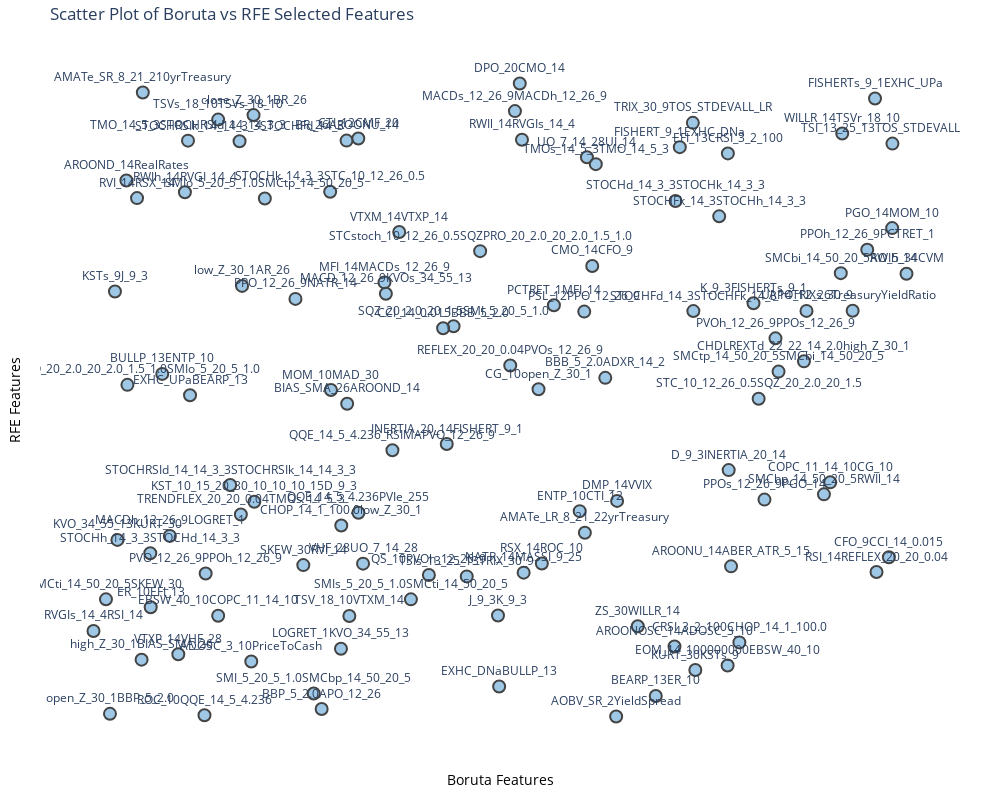

The code cell stored with this chart in its notebook:
### Markdown cell above
###### Feature selection - Wrapper Method: Boruta and Recursive Forward Elimination (RFE)

### Code cell
#instantiate the FeaturesSelection subclass, providing dataframe from above, with the days column transformed 
# as required input parameters, and the testsize as an optional input parameter as well. Default testsize is 0.20.
feat_select = FeaturesSelection(new_ft2, testsize = 0.20) 
feat1 = feat_select.wrapper_boruta(max_iter=150) # Call the wrapper_boruta method within the FeaturesSelection subclass.

### Figure 1 — Plotly figure (JSON) as saved in the notebook; plotly's stock layout.template omitted (floating-point values rounded to 4 significant figures)
{"data": [{"hovertemplate": "Boruta Position=%{x}<br>RFE Position=%{y}<br>Feature=%{text}<extra></extra>", "legendgroup": "", "marker": {"color": "rgba(93, 164, 214, 0.6)", "symbol": "circle", "line": {"width": 2}, "size": 12}, "mode": "markers+text", "name": "", "orientation": "v", "showlegend": false, "text": ["VTXM_14VTXP_14", "RSI_14REFLEX_20_20_0.04", "KURT_30KSTs_9", "AMATe_LR_8_21_22yrTreasury", "EBSW_40_10COPC_11_14_10", "TSVs_18_10TSVs_18_10", "RVI_14RSX_14", "UI_14TRIXs_30_9", "UO_7_14_28UI_14", "STOCHd_14_3_3STOCHk_14_3_3", "SMCti_14_50_20_5SKEW_30", "TSI_13_25_13TOS_STDEVALL_L_2", "SMCtp_14_50_20_5SMCbi_14_50_20_5", "SMIo_5_20_5_1.0SMCtp_14_50_20_5", "STOCHRSIk_14_14_3_3STOCHFd_14_3", "TRENDFLEX_20_20_0.04TMOs_14_5_3", "LOGRET_1KVO_34_55_13", "NATR_14MASSI_9_25", "INERTIA_20_14FISHERT_9_1", "STOCHk_14_3_3STC_10_12_26_0.5", "TMOs_14_5_3TMO_14_5_3", "ROC_10QQE_14_5_4.236", "MOM_10MAD_30", "QQE_14_5_4.236_RSIMAPVO_12_26_9", "TSIs_13_25_13TRIX_30_9", "CRSI_3_2_100CHOP_14_1_100.0", "KST_10_15_20_30_10_10_10_15D_9_3", "MACDs_12_26_9MACDh_12_26_9", "ENTP_10CTI_12", "SQZPRO_20_2.0_20_2.0_1.5_1.0SMIo_5_20_5_1.0", "CMO_14CFO_9", "STOCHRSId_14_14_3_3STOCHRSIk_14_14_3_3", "AMATe_SR_8_21_210yrTreasury", "FISHERTs_9_1EXHC_UPa", "CFO_9CCI_14_0.015", "STC_10_12_26_0.5SQZ_20_2.0_20_1.5", "CHOP_14_1_100.0low_Z_30_1", "MACDh_12_26_9LOGRET_1", "BEARP_13ER_10", "SQZ_20_2.0_20_1.5SMI_5_20_5_1.0", "EXHC_UPaBEARP_13", "EXHC_DNaBULLP_13", "KVO_34_55_13KURT_30", "WILLR_14TSVr_18_10", "SKEW_30RVI_14", "ZS_30WILLR_14", "BIAS_SMA_26AROOND_14", "DPO_20CMO_14", "RSX_14ROC_10", "low_Z_30_1AR_26", "PGO_14MOM_10", "AROONU_14ABER_ATR_5_15", "PPOh_12_26_9PCTRET_1", "COPC_11_14_10CG_10", "PSL_12PPO_12_26_9", "APO_12_26TreasuryYieldRatio", "BULLP_13ENTP_10", "ADOSC_3_10PriceToCash", "AROOND_14RealRates", "QQE_14_5_4.236PVIe_255", "SMIs_5_20_5_1.0SMCti_14_50_20_5", "SMI_5_20_5_1.0SMCbp_14_50_20_5", "PVOh_12_26_9PPOs_12_26_9", "MFI_14MACDs_12_26_9", "BBP_5_2.0APO_12_26", "CG_10open_Z_30_1", "PVO_12_26_9PPOh_12_26_9", "K_9_3FISHERTs_9_1", "ER_10EFI_13", "AO_5_34CVM", "D_9_3INERTIA_20_14", "close_Z_30_1BR_26", "RVGIs_14_4RSI_14", "PPOs_12_26_9PGO_14", "AROONOSC_14ADOSC_3_10", "TRIX_30_9TOS_STDEVALL_LR", "EFI_13CRSI_3_2_100", "STOCHh_14_3_3STOCHd_14_3_3", "MACD_12_26_9KVOs_34_55_13", "RWIh_14RVGI_14_4", "CHDLREXTd_22_22_14_2.0high_Z_30_1", "BBB_5_2.0ADXR_14_2", "VHF_28UO_7_14_28", "high_Z_30_1BIAS_SMA_26", "BR_26AROONU_14", "CTI_12CMF_20", "STOCHFd_14_3STOCHFk_14_3", "DMP_14VVIX", "SMCbp_14_50_20_5RWIl_14", "STCstoch_10_12_26_0.5SQZPRO_20_2.0_20_2.0_1.5_1.0", "TMO_14_5_3STOCHRSId_14_14_3_3", "FISHERT_9_1EXHC_DNa", "STOCHFk_14_3STOCHh_14_3_3", "PCTRET_1MFI_14", "EOM_14_100000000EBSW_40_10", "J_9_3K_9_3", "RWIl_14RVGIs_14_4", "CCI_14_0.015BBB_5_2.0", "open_Z_30_1BBP_5_2.0", "VTXP_14VHF_28", "KSTs_9J_9_3", "AOBV_SR_2YieldSpread", "TSV_18_10VTXM_14", "REFLEX_20_20_0.04PVOs_12_26_9", "SMCbi_14_50_20_5RWIh_14", "PPO_12_26_9NATR_14", "QS_10PVOh_12_26_9"], "x": [3.745, 9.507, 7.32, 5.987, 1.56, 1.56, 0.5808, 8.662, 6.011, 7.081, 0.2058, 9.699, 8.324, 2.123, 1.818, 1.834, 3.042, 5.248, 4.319, 2.912, 6.119, 1.395, 2.921, 3.664, 4.561, 7.852, 1.997, 5.142, 5.924, 0.4645, 6.075, 1.705, 0.6505, 9.489, 9.656, 8.084, 3.046, 0.9767, 6.842, 4.402, 1.22, 4.952, 0.3439, 9.093, 2.588, 6.625, 3.117, 5.201, 5.467, 1.849, 9.696, 7.751, 9.395, 8.948, 5.979, 9.219, 0.8849, 1.96, 0.4523, 3.253, 3.887, 2.713, 8.287, 3.568, 2.809, 5.427, 1.409, 8.022, 0.7455, 9.869, 7.722, 1.987, 0.05522, 8.155, 7.069, 7.29, 7.713, 0.7404, 3.585, 1.159, 8.631, 6.233, 3.309, 0.6356, 3.11, 3.252, 7.296, 6.376, 8.872, 4.722, 1.196, 7.132, 7.608, 5.613, 7.71, 4.938, 5.227, 4.275, 0.2542, 1.079, 0.3143, 6.364, 3.144, 5.086, 9.076, 2.493, 4.104], "xaxis": "x", "y": [7.556, 2.288, 0.7698, 2.898, 1.612, 9.297, 8.081, 6.334, 8.715, 8.037, 1.866, 8.926, 5.393, 8.074, 8.961, 3.18, 1.101, 2.279, 4.271, 8.18, 8.607, 0.06952, 5.107, 4.174, 2.221, 1.199, 3.376, 9.429, 3.232, 5.188, 7.03, 3.636, 9.718, 9.624, 2.518, 4.972, 3.009, 2.848, 0.3689, 6.096, 5.027, 0.5148, 2.786, 9.083, 2.396, 1.449, 4.895, 9.857, 2.421, 6.721, 7.616, 2.376, 7.282, 3.678, 6.323, 6.335, 5.358, 0.9029, 8.353, 3.208, 1.865, 0.4078, 5.909, 6.776, 0.1659, 5.121, 2.265, 6.452, 1.744, 6.909, 3.867, 9.367, 1.375, 3.411, 1.135, 9.247, 8.773, 2.579, 6.6, 8.172, 5.552, 5.297, 2.419, 0.931, 8.972, 9.004, 6.331, 3.39, 3.492, 7.26, 8.971, 8.871, 7.799, 6.42, 0.8414, 1.616, 8.986, 6.064, 0.09197, 1.015, 6.635, 0.05062, 1.608, 5.487, 6.919, 6.52, 2.243], "yaxis": "y", "type": "scatter", "textposition": "top center"}], "layout": {"xaxis": {"anchor": "y", "domain": [0.0, 1.0], "title": {"text": "Boruta Features"}, "showgrid": true, "zeroline": true, "showticklabels": false, "color": "black"}, "yaxis": {"anchor": "x", "domain": [0.0, 1.0], "title": {"text": "RFE Features"}, "showgrid": true, "zeroline": true, "showticklabels": false, "color": "black"}, "legend": {"tracegroupgap": 0}, "title": {"text": "Scatter Plot of Boruta vs RFE Selected Features"}, "margin": {"l": 40, "r": 40, "b": 40, "t": 40}, "plot_bgcolor": "rgba(255, 255, 255, 1)", "paper_bgcolor": "rgba(255, 255, 255, 1)", "width": 1000, "height": 800}}
